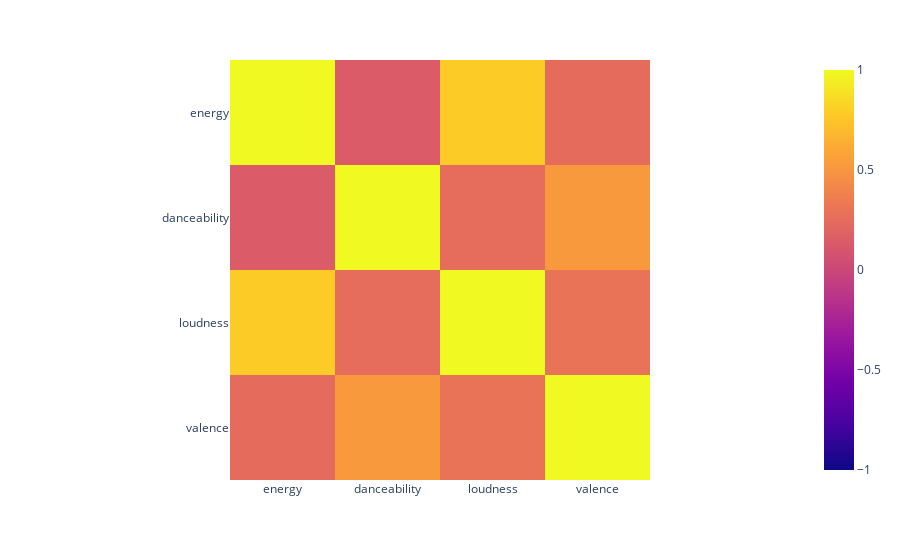

Notebook code for this chart:
### Markdown cell above
### 1. Как Energy зависит от Danceability? Как зависит Loudness от Energy? Как эти параметры влияют на Valence?

**Результат**: Код, реализующий графики:

- Зависимость Energy от Danceability
- Зависимость Loudness от Energy
- Зависимость Valence от Energy, зависимость Valence от Danceability; в одной оси фигуры
- Зависимость Valence от Loudness
- Матрица корреляции Energy, Danceability, Loudness, Valence

Каждый график должен иметь название, подписанные оси и, при необходимости, легенду.

**Дополнительно**: Нарисовать стрелки и подписи к ним на графике, обращающие внимание на ключевые моменты, позволяющие сделать выводы о зависимостях.

### Code cell
# 1. Зависимость Energy от Danceability
df.plot('danceability', 'energy', kind = 'hexbin', gridsize = 20)
plt.title('Зависимость Energy от Danceability')
plt.xlabel('danceability')
plt.ylabel('energy')


# 2. Зависимость Loudness от Energy
df.plot('energy', 'loudness', kind = 'hexbin', gridsize = 15)
plt.title('Зависимость Loudness от Energy')
plt.xlabel('energy')
plt.ylabel('loudness')

# 3. Попытка соединить графики, получилось очень костыльно
valence = df['valence']
energy = df['energy']
danceability = df[['danceability']]
plt.figure ()
plt.scatter(valence, energy, color = 'b')
plt.scatter(valence, danceability, color = 'r')
plt.xlabel('valence')
plt.ylabel('energy & danceability')
plt.show()

# 4. корреляционная матрица
need_columns = ['energy', 'danceability', 'loudness', 'valence']
correlation_matrix = df[need_columns].corr()
print(correlation_matrix)
px.imshow(correlation_matrix, range_color=[-1,1])

### Figure 1 — Plotly figure (JSON) as saved in the notebook; plotly's stock layout.template omitted (floating-point values rounded to 4 significant figures)
{"data": [{"coloraxis": "coloraxis", "hovertemplate": "x: %{x}<br>y: %{y}<br>color: %{z}<extra></extra>", "name": "0", "type": "heatmap", "x": ["energy", "danceability", "loudness", "valence"], "xaxis": "x", "y": ["energy", "danceability", "loudness", "valence"], "yaxis": "y", "z": [[1, 0.1393, 0.781, 0.248], [0.1393, 1, 0.2572, 0.5199], [0.781, 0.2572, 1, 0.2949], [0.248, 0.5199, 0.2949, 1]]}], "layout": {"coloraxis": {"cmax": 1, "cmin": -1, "colorscale": [[0, "#0d0887"], [0.1111, "#46039f"], [0.2222, "#7201a8"], [0.3333, "#9c179e"], [0.4444, "#bd3786"], [0.5556, "#d8576b"], [0.6667, "#ed7953"], [0.7778, "#fb9f3a"], [0.8889, "#fdca26"], [1, "#f0f921"]]}, "margin": {"t": 60}, "xaxis": {"anchor": "y", "constrain": "domain", "domain": [0, 1], "scaleanchor": "y"}, "yaxis": {"anchor": "x", "autorange": "reversed", "constrain": "domain", "domain": [0, 1]}}}
